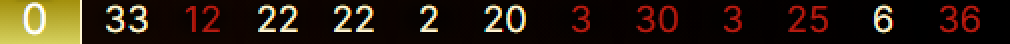
#> input picture treino/0-33-12-22-22-2-20-3-30-3-25-6-36.png, 505 x 22 px (shown 2 times larger); its folder holds 4 pictures in this run
$ python grafico_knn.py
#> lines starting #> are read from the running program, lines starting #| are printed output that depends on the picture
### reconhecer.py
"""
Reconhecedor de Números de Roleta
==================================
Lê uma imagem (22x505) com 13 números em linha e retorna um array com os valores.

Como funciona:
  1. Corta a imagem nas 13 casas (posições fixas: a 1ª é a caixa grande,
     as demais têm ~38,33 px de espaçamento).
  2. Em cada casa, estima a cor do fundo linha a linha pela margem esquerda
     (onde nunca há dígito) e calcula o contraste de cada pixel contra esse
     fundo — funciona com texto branco/vermelho/verde e fundo escuro, dourado
     ou colorido.
  3. Separa os dígitos individuais (componentes conectados; se dois dígitos
     estiverem encostados, divide na coluna de menor tinta).
  4. Classifica cada dígito (0–9) pelo vizinho mais próximo entre os dígitos
     extraídos das imagens de treino. O rótulo vem do nome do arquivo.

Uso:
    python reconhecer.py imagem.png
    python reconhecer.py imagem.png --debug
    python reconhecer.py pasta_com_imagens/
"""

import argparse
import os
import sys
from pathlib import Path
from typing import Optional

import cv2
import numpy as np

# ─── Configurações ────────────────────────────────────────────────────────────

PASTA_TREINO = "treino"
NUM_REGIOES  = 13
LARGURA_IMG  = 505
ALTURA_IMG   = 22
PASSO_CASA   = 38.33     # distância entre centros das casas
LIMIAR       = 90        # contraste mínimo para considerar pixel como dígito
ALT_GLIFO    = 16        # tamanho normalizado do dígito
LARG_GLIFO   = 14
DIST_ALERTA  = 3.5       # distância acima disso → reconhecimento duvidoso
                         # (no treino: acertos ficam todos ≤ 2,8)
VALIDOS      = set(range(0, 37))

# ─── Segmentação ──────────────────────────────────────────────────────────────

def _contraste(casa: np.ndarray, cols_fundo: slice, x_min: int, x_max: int) -> np.ndarray:
    """Distância de cor de cada pixel ao fundo (estimado por linha)."""
    fundo = np.median(casa[:, cols_fundo], axis=1, keepdims=True)
    d = np.sqrt(((casa - fundo) ** 2).sum(axis=2))
    d[:, :x_min] = 0
    d[:, x_max:] = 0
    return d


def mapas_das_casas(img: np.ndarray) -> list:
    """Retorna, para cada uma das 13 casas, o mapa de contraste (float)."""
    if img.shape[:2] != (ALTURA_IMG, LARGURA_IMG):
        img = cv2.resize(img, (LARGURA_IMG, ALTURA_IMG), interpolation=cv2.INTER_AREA)
    f = img.astype(np.float32)

    # Casa 0: caixa grande (x 0..40), fonte maior
    mapas = [_contraste(f[:, 0:40], slice(1, 5), 5, 38)]

    for i in range(1, NUM_REGIOES):
        x1 = int(round(20 + i * PASSO_CASA - 19))
        mapas.append(_contraste(f[:, x1:x1 + 38], slice(4, 10), 8, 36))
    return mapas


# [7 lines left out: function _dividir, not called in this run]


def separar_digitos(d: np.ndarray) -> list:
    """Recorta cada dígito da casa. Retorna lista de mapas (esquerda → direita)."""
    m = (d > LIMIAR).astype(np.uint8)
    n, _, st, _ = cv2.connectedComponentsWithStats(m, connectivity=8)
    validos = [i for i in range(1, n) if st[i, 3] >= 8]   # ignora ruído baixo
    blocos = sorted((st[i, 0], st[i, 0] + st[i, 2]) for i in validos)

    unidos = []
    for a, b in blocos:
        if unidos and a < unidos[-1][1]:
            unidos[-1] = (unidos[-1][0], max(b, unidos[-1][1]))
        else:
            unidos.append((a, b))

    tinta = m.sum(axis=0)

    def aparar(a, b):
        # Remove colunas das pontas com quase nenhuma tinta
        # (ex.: linha fina horizontal grudada no dígito)
        while b - a > 2 and tinta[a] <= 2:
            a += 1
        while b - a > 2 and tinta[b - 1] <= 2:
            b -= 1
        return a, b

    unidos = [aparar(a, b) for a, b in unidos]
    altura = max((st[i, 3] for i in validos), default=14)
    faixas = []
    for a, b in unidos:
        if len(unidos) == 1 and (b - a) > altura * 0.95:
            faixas += [aparar(x, y) for x, y in _dividir(d, a, b)]
        else:
            faixas.append((a, b))

    digitos = []
    for a, b in faixas:
        sub = d[:, a:b]
        ys = np.where((sub > LIMIAR).any(axis=1))[0]
        if len(ys):
            digitos.append(sub[ys[0]:ys[-1] + 1])
    return digitos


def vetorizar(g: np.ndarray) -> np.ndarray:
    """Normaliza o dígito para altura fixa (mantendo proporção) e achata."""
    g = np.clip(g / 255.0, 0, 1).astype(np.float32)
    h, w = g.shape
    nw = max(1, min(LARG_GLIFO, int(round(w * ALT_GLIFO / h))))
    r = cv2.resize(g, (nw, ALT_GLIFO), interpolation=cv2.INTER_AREA)
    canvas = np.zeros((ALT_GLIFO, LARG_GLIFO), np.float32)
    off = (LARG_GLIFO - nw) // 2
    canvas[:, off:off + nw] = r
    return np.concatenate([canvas.ravel(), [w / h * 2]])

# ─── Modelo (dígitos de treino) ───────────────────────────────────────────────

def rotulo_do_nome(caminho: Path) -> Optional[list]:
    try:
        nums = [int(p) for p in caminho.stem.split("-")]
    except ValueError:
        return None
    if len(nums) != NUM_REGIOES or any(n not in VALIDOS for n in nums):
        return None
    return nums


def extrair_amostras(img: np.ndarray, numeros: list):
    """Extrai (vetores, dígitos) de uma imagem rotulada. Casas inconsistentes são puladas."""
    X, Y, puladas = [], [], 0
    for d, n in zip(mapas_das_casas(img), numeros):
        gs = separar_digitos(d)
        if len(gs) != len(str(n)):
            puladas += 1
            continue
        for g, ch in zip(gs, str(n)):
            X.append(vetorizar(g))
            Y.append(int(ch))
    return X, Y, puladas


class Modelo:
    def __init__(self, X, Y):
        self.X = np.asarray(X, np.float32)
        self.Y = np.asarray(Y, np.int32)

    @classmethod
    def do_treino(cls, pasta: str = PASTA_TREINO, ignorar: Optional[str] = None,
                  verbose: bool = False) -> "Modelo":
#> called with pasta = 'treino', verbose = False
        X, Y = [], []
        for caminho in sorted(Path(pasta).glob("*.png")):
            if ignorar and caminho.name == ignorar:
                continue
            nums = rotulo_do_nome(caminho)
            img = cv2.imread(str(caminho))
#> img is the input picture: shape (22, 505, 3); mean B, G, R 16.3, 29.1, 41.8
            if nums is None or img is None:
                if verbose:
                    print(f"  [ignorado] {caminho.name}")
                continue
            x, y, puladas = extrair_amostras(img, nums)
#> in _contraste (call 3), `d = np.sqrt(((casa - fundo) ** 2).sum(axis=2))`:
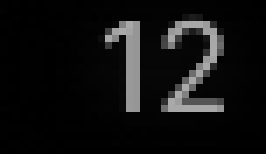
#> d: shape (22, 38) float32 (shown 7 times larger); min 0, max 169.6, mean 16.8
#> the loop in extrair_amostras, `for d, n in zip(mapas_das_casas(img), numeros):` made 13 passes
#> (validos in separar_digitos, blocos in separar_digitos, unidos in separar_digitos, altura in separar_digitos) on passes 2, 7, 9, 11: ([1, 2], [(14, 24), (25, 35)], [(14, 24), (26, 35)], 15), ([1, 2], [(11, 21), (22, 32)], [(11, 20), (22, 32)], 15), ([1, 2], [(10, 19), (22, 31)], [(11, 19), (22, 31)], 13), ([1, 2], [(10, 19), (22, 30)], [(11, 19), (22, 30)], 13)
#> (st in separar_digitos, validos in separar_digitos, unidos in separar_digitos, altura in separar_digitos) on passes 1, 6, 12: ([[0, 0, 40, 22, 788], [11, 1, 12, 16, 92]], [1], [(11, 23)], 16), ([[0, 0, 38, 22, 766], [17, 2, 9, 14, 70]], [1], [(17, 26)], 14), ([[0, 0, 38, 22, 748], [14, 2, 10, 15, 88]], [1], [(14, 24)], 15)
#> after the loop in extrair_amostras, `for d, n in zip(mapas_das_casas(img), numeros):`: X = 21 items; Y = [0, 3, 3, 1, 2, 2, 2, 2, 2, 2, 2, 0, 3, 3, 0, 3, 2, 5, 6, 3, 6]; puladas = 0
#> x = 21 items; y has the same summary as Y in extrair_amostras; puladas = 0
            if puladas and verbose:
                print(f"  [aviso] {caminho.name}: {puladas} casa(s) não segmentadas")
            X += x
#> X = 21 items
            Y += y
#> pass 2 of the loop in do_treino, `for caminho in sorted(Path(pasta).glob("*.png")):`:
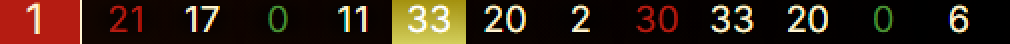
#> input picture treino/1-21-17-0-11-33-20-2-30-33-20-0-6.png, 505 x 22 px (shown 2 times larger)
#> in do_treino, img is the input picture: shape (22, 505, 3); mean B, G, R 19.5, 32.8, 51.6
#> in _contraste (call 14), `d = np.sqrt(((casa - fundo) ** 2).sum(axis=2))`:
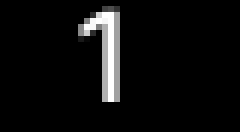
#> d: shape (22, 40) float32 (shown 6 times larger); min 0, max 298.3, mean 15; drawn with min black and max white
#> d: shape (22, 38) float32
#> in _contraste (call 16), `d = np.sqrt(((casa - fundo) ** 2).sum(axis=2))`:
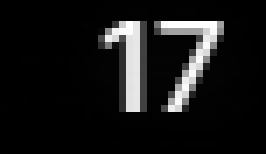
#> d: shape (22, 38) float32 (shown 7 times larger); min 0, max 399.7, mean 37.5; drawn with min black and max white
#> the loop in extrair_amostras (call 2), `for d, n in zip(mapas_das_casas(img), numeros):` made 13 passes
#> (validos in separar_digitos, blocos in separar_digitos, unidos in separar_digitos, altura in separar_digitos) on passes 2, 3, 5, 6, 7, 9: ([1, 2], [(16, 25), (27, 32)], [(16, 24), (30, 32)], 13), ([1, 2], [(14, 21), (22, 32)], [(15, 21), (23, 31)], 13), ([1, 2], [(15, 21), (23, 30)], [(16, 21), (24, 30)], 13), ([1, 2], [(11, 20), (22, 32)], [(11, 20), (23, 32)], 14), ([1, 2], [(11, 21), (22, 32)], [(11, 20), (22, 32)], 15), ([1, 2], [(10, 19), (22, 31)], [(11, 19), (22, 31)], 13)
#> y = [1, 2, 1, 1, 7, 0, 1, 1, 3, 3, 2, 0, 2, 3, 0, 3, 3, 2, 0, 0, 6]
#> in do_treino, `X += x`: X = 42 items
#> in do_treino, `Y += y`: Y = 42 values, max 7 at index 25, min 0 at index 0, mean 2.21
#> pass 3 of the loop in do_treino, `for caminho in sorted(Path(pasta).glob("*.png")):`:
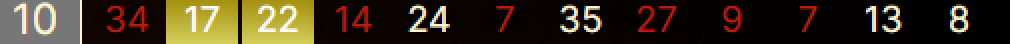
#> input picture treino/10-34-17-22-14-24-7-35-27-9-7-13-8.png, 505 x 22 px (shown 2 times larger)
#> in do_treino, img is the input picture: shape (22, 505, 3); mean B, G, R 28.7, 47.4, 58.3
#> in _contraste (call 27), `d = np.sqrt(((casa - fundo) ** 2).sum(axis=2))`:
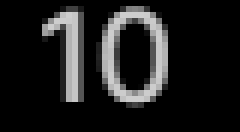
#> d: shape (22, 40) float32 (shown 6 times larger); min 0, max 205.9, mean 29.8
#> d: shape (22, 38) float32
#> in _contraste (call 29), `d = np.sqrt(((casa - fundo) ** 2).sum(axis=2))`:
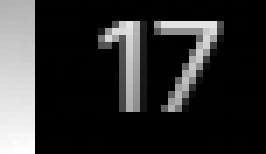
#> d: shape (22, 38) float32 (shown 7 times larger); min 0, max 294.8, mean 55.1; drawn with min black and max white
#> x = 22 items; y = [1, 0, 3, 4, 1, 7, 2, 2, 1, 4, 2, 4, 7, 3, 5, 2, 7, 9, 7, 1, 3, 8]
#> in do_treino, `X += x`: X = 64 items
#> in do_treino, `Y += y`: Y = 64 values, max 9 at index 59, min 0 at index 0, mean 2.75
#> the loop made 4 passes; the first 3 are shown
        return cls(X, Y)
#> in __init__, `self.X = np.asarray(X, np.float32)`:
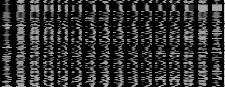
#> self.X: shape (87, 225) float32; min 0, max 1.54, mean 0.292; drawn with min black and max white

    def vazio(self) -> bool:
        return len(self.Y) == 0

    # [70 lines left out: functions classificar, reconhecer_img, reconhecer_imagem, main, not called in this run]


# [2 lines that do not run on import are left out]

### tools/grafico_knn.py
"""
Gera um gráfico explicando como o Vizinho Mais Próximo (1-NN) reconhece um dígito.

Uso (na raiz do projeto):
    python tools/grafico_knn.py
    python tools/grafico_knn.py --imagem novas/captura_xxx.png --casa 3 --digito 2

Saída: docs/knn.png
"""

import argparse
import sys
from pathlib import Path

import cv2
import matplotlib
matplotlib.use("Agg")
import matplotlib.pyplot as plt
import numpy as np

sys.path.insert(0, str(Path(__file__).resolve().parent.parent))
from reconhecer import (  # noqa: E402
    ALT_GLIFO, LARG_GLIFO, PASTA_TREINO, Modelo, mapas_das_casas, separar_digitos, vetorizar,
)

# Cores (texto em tinta neutra; a cor só marca o "vencedor")
SUPERFICIE = "#fcfcfb"
TEXTO      = "#0b0b0b"
TEXTO_2    = "#52514e"
GRADE      = "#e4e3df"
NEUTRO     = "#bdbcb6"
DESTAQUE   = "#2a78d6"


def miniatura(vetor):
    return vetor[:-1].reshape(ALT_GLIFO, LARG_GLIFO)


def eixo_limpo(ax):
    for lado in ("top", "right"):
        ax.spines[lado].set_visible(False)
    for lado in ("left", "bottom"):
        ax.spines[lado].set_color(GRADE)
    ax.tick_params(colors=TEXTO_2, length=0)


def main():
    p = argparse.ArgumentParser(description=__doc__, formatter_class=argparse.RawDescriptionHelpFormatter)
    p.add_argument("--imagem", default="novas/captura_20260624_010522_cbdd78.png")
    p.add_argument("--casa", type=int, default=3, help="casa (1-13) de onde tirar o dígito")
    p.add_argument("--digito", type=int, default=2, help="1º ou 2º dígito da casa")
    p.add_argument("--saida", default="docs/knn.png")
    args = p.parse_args()

    # Se a imagem estiver no treino, ela fica de fora (senão se compara consigo mesma)
    caminho = Path(args.imagem).resolve()
    no_treino = caminho.parent == Path(PASTA_TREINO).resolve()
    modelo = Modelo.do_treino(ignorar=caminho.name if no_treino else None)
    img = cv2.imread(args.imagem)
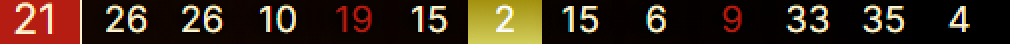
#> input picture novas/captura_20260624_010522_cbdd78.png, 505 x 22 px, found by its file name (shown 2 times larger)
#> img is the input picture: shape (22, 505, 3); mean B, G, R 23.6, 37.8, 56.5
    if img is None:
        sys.exit(f"[ERRO] não foi possível ler {args.imagem}")
    glifos = separar_digitos(mapas_das_casas(img)[args.casa - 1])
#> the loop in mapas_das_casas (call 5), `for i in range(1, NUM_REGIOES):` made 12 passes
#> pass 1, in _contraste (call 54), `d = np.sqrt(((casa - fundo) ** 2).sum(axis=2))`:
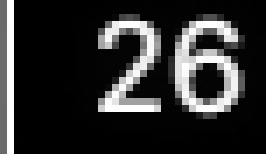
#> d: shape (22, 38) float32 (shown 7 times larger); min 0, max 397.9, mean 73.1; drawn with min black and max white
#> pass 3, in _contraste (call 56), `d = np.sqrt(((casa - fundo) ** 2).sum(axis=2))`:
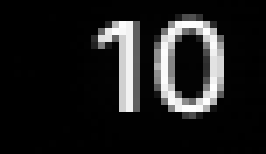
#> d: shape (22, 38) float32 (shown 7 times larger); min 0, max 400.9, mean 47.7; drawn with min black and max white
#> glifos = 2 items
    if args.digito > len(glifos):
        sys.exit(f"[ERRO] a casa {args.casa} tem só {len(glifos)} dígito(s)")
    q = vetorizar(glifos[args.digito - 1])
#> q = 225 values, max 1.33 at index 224, min 0 at index 0, mean 0.426

    dist = np.sqrt(((modelo.X - q) ** 2).sum(axis=1))
    ordem = np.argsort(dist)
    vencedor = int(modelo.Y[ordem[0]])
    menor_por_digito = np.array([dist[modelo.Y == d].min() for d in range(10)])

    # Projeção 2D (PCA) só para visualizar — o 1-NN usa os 225 valores completos
    media = modelo.X.mean(axis=0)
    _, _, vt = np.linalg.svd(modelo.X - media, full_matrices=False)
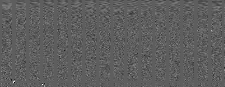
#> vt: shape (87, 225) float32; min -0.554, max 0.941, mean 0.000451; drawn with min black and max white
    proj = (modelo.X - media) @ vt[:2].T
    proj_q = (q - media) @ vt[:2].T

    plt.rcParams.update({"font.family": "DejaVu Sans", "font.size": 10, "text.color": TEXTO})
    fig = plt.figure(figsize=(12, 8.2), facecolor=SUPERFICIE)
    gs = fig.add_gridspec(2, 7, height_ratios=[1, 2.4], hspace=0.45, wspace=0.35,
                          left=0.06, right=0.97, top=0.88, bottom=0.08)
    fig.suptitle(f"Como o 1-NN reconhece um dígito  —  resposta: {vencedor}",
                 fontsize=15, fontweight="bold", x=0.06, ha="left")
    fig.text(0.06, 0.925,
             f"Dígito {args.digito} da casa {args.casa} de {Path(args.imagem).name}, "
             f"comparado com {len(modelo.Y)} dígitos de treino",
             color=TEXTO_2, fontsize=10)

    # 1) Dígito consultado + 5 vizinhos mais próximos
    ax = fig.add_subplot(gs[0, 0])
    ax.imshow(miniatura(q), cmap="gray_r", vmin=0, vmax=1)
    ax.set_title("Dígito lido", fontsize=10, fontweight="bold")
    for s in ax.spines.values():
        s.set_color(DESTAQUE); s.set_linewidth(2)
    ax.set_xticks([]); ax.set_yticks([])
    for i in range(5):
        k = ordem[i]
        ax = fig.add_subplot(gs[0, i + 2])
        ax.imshow(miniatura(modelo.X[k]), cmap="gray_r", vmin=0, vmax=1)
        ax.set_title(f"vizinho {i + 1}: \"{modelo.Y[k]}\"", fontsize=9, color=TEXTO)
        ax.set_xlabel(f"dist = {dist[k]:.2f}", fontsize=9, color=TEXTO_2)
        for s in ax.spines.values():
            s.set_color(GRADE)
        ax.set_xticks([]); ax.set_yticks([])
    fig.text(0.215, 0.80, "→", fontsize=26, color=TEXTO_2, ha="center", va="center")

    # 2) Menor distância para cada dígito
    ax = fig.add_subplot(gs[1, :3])
    eixo_limpo(ax)
    cores = [DESTAQUE if d == vencedor else NEUTRO for d in range(10)]
    ax.bar(range(10), menor_por_digito, color=cores, width=0.7, edgecolor=SUPERFICIE, linewidth=2)
    ax.set_xticks(range(10))
    ax.set_xlabel("Dígito", color=TEXTO_2)
    ax.set_ylabel("Distância até o exemplo mais parecido", color=TEXTO_2)
    ax.yaxis.grid(True, color=GRADE, linewidth=0.8); ax.set_axisbelow(True)
    # Marca na base: a barra vencedora pode ter altura ~0
    ax.plot([vencedor - 0.35, vencedor + 0.35], [0, 0], color=DESTAQUE, linewidth=5,
            solid_capstyle="round", clip_on=False, zorder=5)
    ax.get_xticklabels()[vencedor].set_fontweight("bold")
    ax.get_xticklabels()[vencedor].set_color(TEXTO)
    segundo = np.argsort(menor_por_digito)[1]
    for d in (vencedor, segundo):
        ax.annotate(f"{menor_por_digito[d]:.2f}", (d, menor_por_digito[d]),
                    xytext=(0, 4), textcoords="offset points", ha="center",
                    fontsize=9, color=TEXTO, fontweight="bold" if d == vencedor else "normal")
    ax.set_title("Menor distância para cada dígito\n(a menor barra vence)",
                 fontsize=11, fontweight="bold", loc="left")

    # 3) Mapa 2D dos exemplos de treino
    ax = fig.add_subplot(gs[1, 3:])
    eixo_limpo(ax)
    # Cada exemplo é desenhado como o próprio dígito (pontos idênticos são agrupados)
    vistos = set()
    for (x, y), d in zip(proj, modelo.Y):
        chave = (round(x * 4), round(y * 4), int(d))
        if chave in vistos:
            continue
        vistos.add(chave)
        ax.text(x, y, str(d), fontsize=8, color=TEXTO_2, alpha=0.55,
                ha="center", va="center")
    viz = proj[ordem[0]]
    ax.plot([proj_q[0], viz[0]], [proj_q[1], viz[1]], color=DESTAQUE, linewidth=2, zorder=4)
    ax.scatter(proj_q[0], proj_q[1], s=220, marker="*", color=DESTAQUE,
               edgecolors=SUPERFICIE, linewidths=2, zorder=5)
    folga = 0.06 * (proj.max(axis=0) - proj.min(axis=0))
    ax.set_xlim(proj[:, 0].min() - folga[0], proj[:, 0].max() + folga[0])
    ax.set_ylim(proj[:, 1].min() - folga[1], proj[:, 1].max() + folga[1])
    ax.set_xticks([]); ax.set_yticks([])
    ax.set_title(f"Mapa dos {len(modelo.Y)} exemplos de treino\n"
                 "★ = dígito lido   — = ligação ao vizinho mais próximo",
                 fontsize=11, fontweight="bold", loc="left")

    saida = Path(args.saida)
    saida.parent.mkdir(parents=True, exist_ok=True)
    fig.savefig(saida, dpi=110, facecolor=SUPERFICIE)
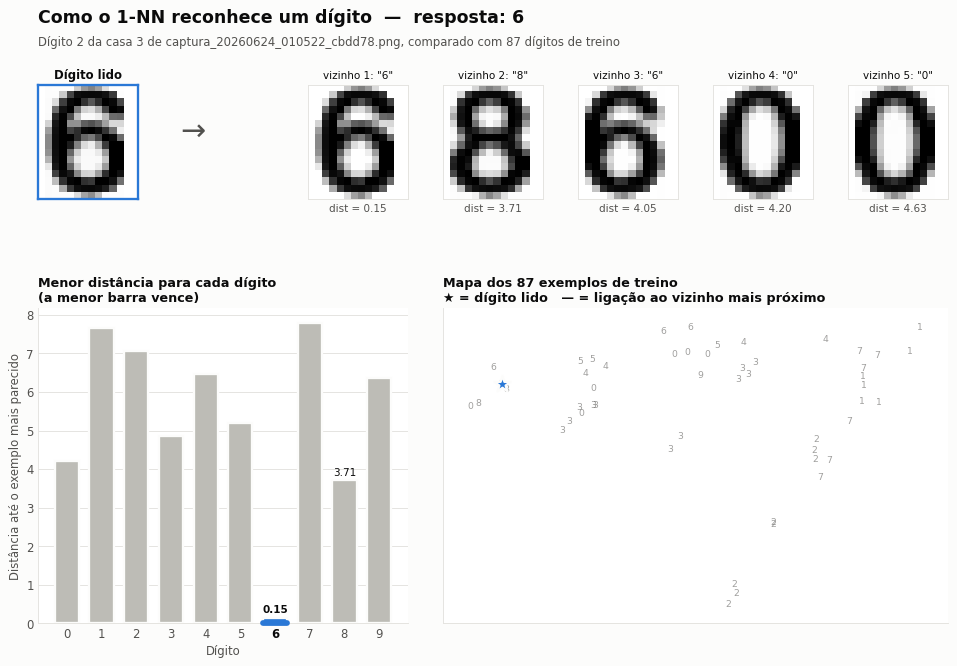
#> figure drawn by matplotlib, 8 panels; panel 7: tallest bar 7.78 high, from x = 6.65 to 7.35
    print(f"[OK] gráfico salvo em {saida}")


if __name__ == "__main__":
    main()
